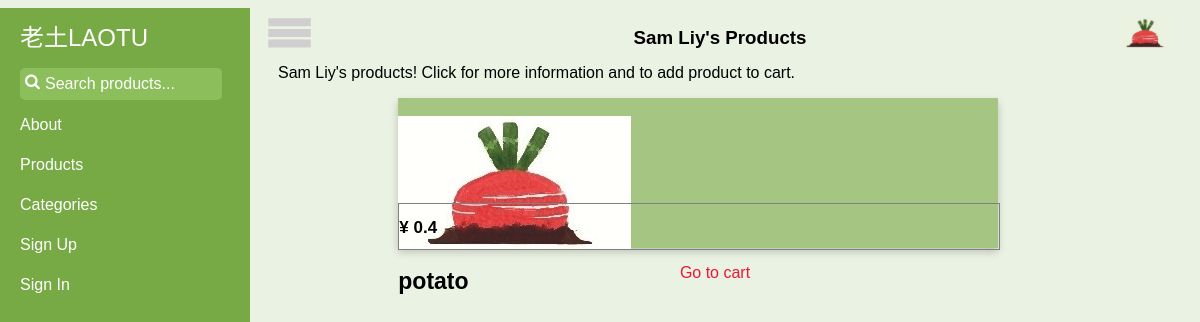
/2/show_farmer, run on an earlier commit of the app's database.
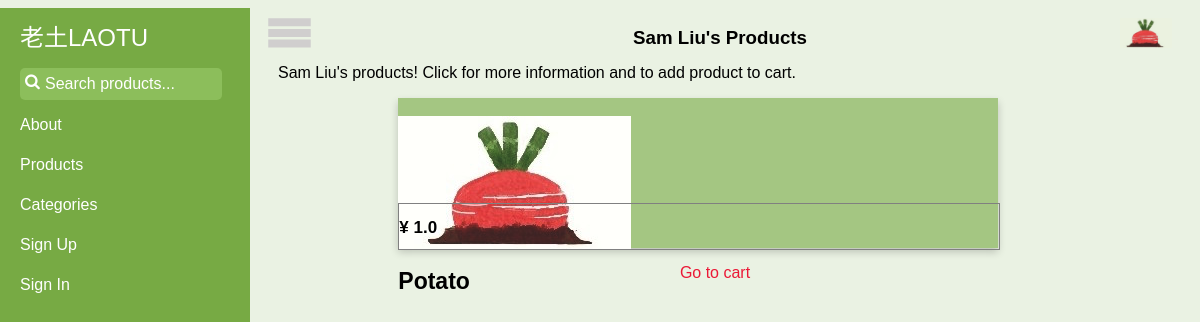
And on a later commit of the database.
### tables this page shows
CREATE TABLE producer (
    producer_id integer primary key autoincrement,
    user_name text not null,
    email text,
    pw_hash text,
    location text
);

CREATE TABLE product (
    product_id integer primary key autoincrement,
    title text not null,
    category text not null,
    quantity integer not null,
    price decimal(7,2) not null,
    description text not null,
    producer_id integer not null,
    FOREIGN KEY (producer_id) REFERENCES producer(producer_id)
);

### laotu.py (the view)
@app.route('/<int:producer_id>/show_farmer')
def show_farmer(producer_id):
    producer_products = query_db('select * from product where producer_id= ?', [producer_id])
    producer = query_db('select * from producer where producer_id=?', [producer_id], one=True)
    return render_template('farmer.html', producer_products=producer_products, producer=producer)

### laotu.py (called while the page is built)
def get_db():
    top = _app_ctx_stack.top
    if not hasattr(top, 'sqlite_db'):
        top.sqlite_db = sqlite3.connect(app.config['DATABASE'])
        top.sqlite_db.row_factory = sqlite3.Row
    return top.sqlite_db

@app.teardown_appcontext
def close_database(exception):
    top = _app_ctx_stack.top
    if hasattr(top, 'sqlite_db'):
        top.sqlite_db.close()

def query_db(query, args=(), one=False):
    cur = get_db().execute(query, args)
    rv = cur.fetchall()
    return (rv[0] if rv else None) if one else rv

@app.before_request
def before_request():
    g.user = None
    if 'user_id' in session:
        g.user = query_db('select * from user where user_id = ?',
                          [session['user_id']], one=True)

### templates/farmer.html (shortened to what this page needs)
{% extends "layout.html" %}
{% block header %}{{producer.user_name}}'s Products{% endblock %}
{% block main %}
  {{producer.user_name}}'s products! Click for more information and to add product to cart.
  {% if producer_products %}
    {% for product in producer_products %}
      <div class="productlist" onclick="gotoURL('{{ url_for('show_product', product_id=product.product_id)}}')">
        <div class="pic" >
          <img src="{{ url_for('static', filename='images/laotu-logo.png') }}" style="max-width:100%; max-height:100%; vertical-align:center;">
        </div>
        <div class="info" style="font-size: 14px;">
          <div class="title">
            <h1>{{ product.title }}</h1>
          </div>
          <div style="position: absolute; height: 30%; width: 100%; top: 70%;border: 1px solid grey;">
            <h2>&#165 {{ product.price/100 }}</h2>
          </div>
        </div>
      </div>
    {% endfor %}
    <footer class="panel-footer"><a href="{{ url_for('get_cart')}}">Go to cart</a></footer>
  {% else %}
    <footer class="panel-footer"><em>{{producer.user_name}} currently has no products.</em> <a href="{{ url_for('get_cart')}}">Go to cart</a></footer>
  {% endif %}
{% endblock %}

What changed in the data, as far as the page shows it:
changed producer: user_name "Sam Liy" → "Sam Liu"
changed product: title "potato" → "Potato"; product.price/100 "0.4" → "1.0"
